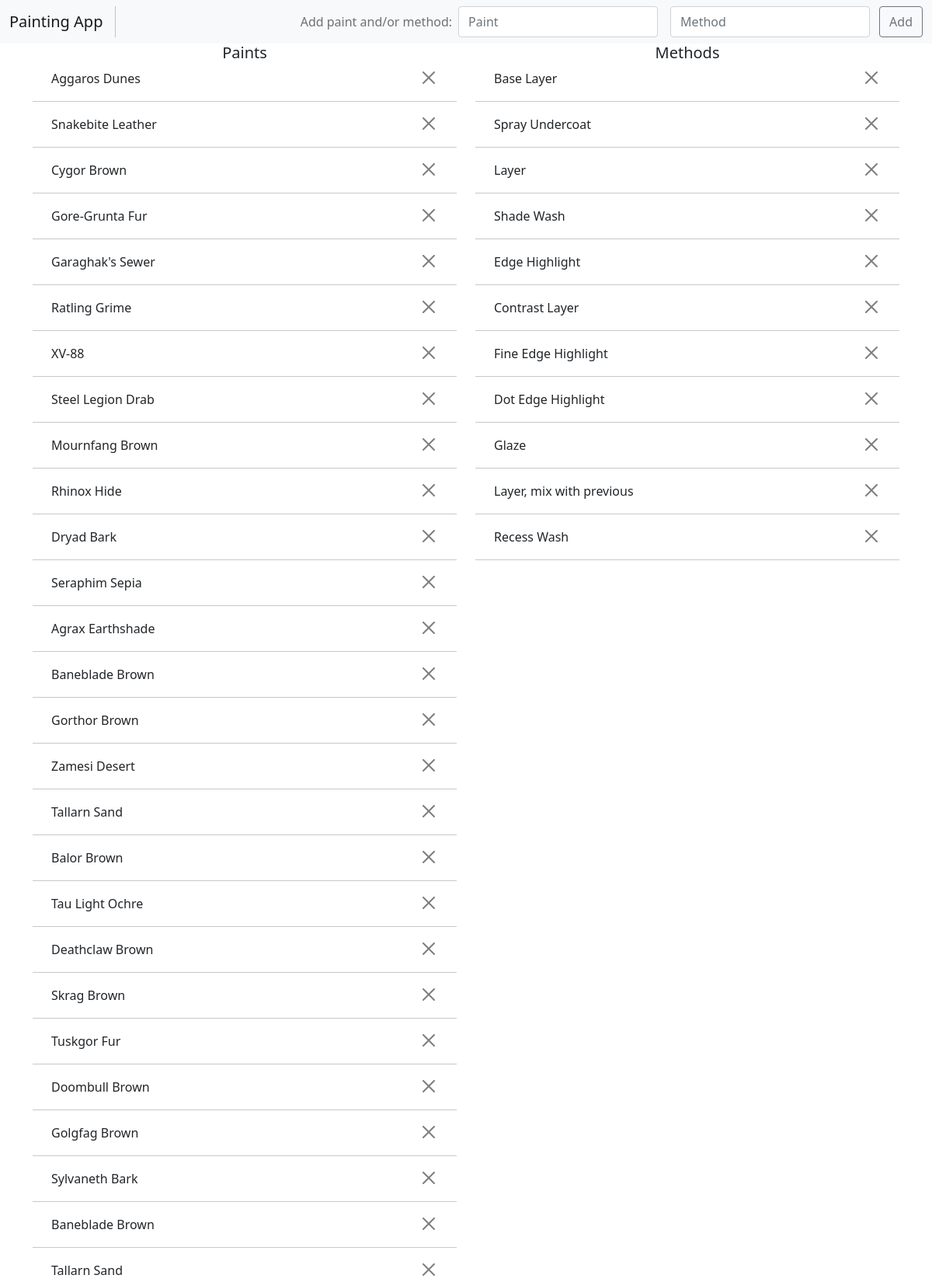
/manage (upper part), run on the app's committed database.
### website/models.py (models this page shows)
class Paints(db.Model):
    id = db.Column(db.Integer, primary_key=True)
    paint_name = db.Column(db.String(50), nullable=False)
    type = db.Column(db.String(50))
    color = db.Column(db.String(50))

class Methods(db.Model):
    id = db.Column(db.Integer, primary_key=True)
    method_name = db.Column(db.String(50), nullable=False)

### website/views.py (the view, shortened to what this page needs)
@views.route('/manage', methods=['GET', 'POST'])
def manage():
    paints = Paints.query.all()
    methods = Methods.query.all()
    return render_template('manage.html', paints=paints, methods=methods)

### website/templates/manage.html (shortened to what this page needs)
{% extends "base.html" %}
{% block navbar_content %}
<span class="d-flex navbar-text">
    Add paint and/or method:
</span>
<form class="d-flex justify-content-end" method="POST" autocomplete="off">
    <input class="form-control mx-2" name="paint" placeholder="Paint" aria_label="Paint">
    <input class="form-control mx-2" name="method" placeholder="Method" aria_label="Method">
    <button class="btn btn-outline-secondary ms-1" type="submit">Add</button>
</form>
{% endblock %}
{% block main_content %}
    <div class="row">
        <div class="col-6">
            <h5 class="text-center"> Paints </h5>
            {% for paint in paints %}
            <div class="container-fluid d-flex align-items-center mt-1 rounded-3">
                <div class="flex-fill justify-content-start">
                    {{paint.paint_name}}
                </div>
                <div class="d-flex align-items-center">
                    <form method="POST" action="{{url_for('views.delete_paint', paint_id=paint.id)}}">
                        <button class="btn-close btn-outline-danger " type="submit"></button>
                    </form>
                </div>
            </div>
            <hr>
            {%endfor%}
        </div>
        <div class="col-6">
            <h5 class="text-center"> Methods </h5>
            {% for method in methods %}
                <div class="container-fluid d-flex align-items-center mt-1 rounded-3">
                    <div class="flex-fill justify-content-start">
                    {{method.method_name}}
                    </div>
                    <div class="d-flex align-items-center">
                    <form method="POST" action="{{url_for('views.delete_method', method_id=method.id)}}">
                        <button class="btn-close btn-outline-danger " type="submit"></button>
                    </form>
                </div>
            </div>
            <hr>
            {%endfor%}
        </div>
    </div>
{% endblock %}

### data on the page
Paints: paint_name "Aggaros Dunes"
Paints: paint_name "Snakebite Leather"
Paints: paint_name "Cygor Brown"
Paints: paint_name "Gore-Grunta Fur"
Paints: paint_name "Garaghak's Sewer"
Paints: paint_name "Ratling Grime"
Paints: paint_name "XV-88"
Paints: paint_name "Steel Legion Drab"
Paints: paint_name "Mournfang Brown"
Paints: paint_name "Rhinox Hide"
Paints: paint_name "Dryad Bark"
Paints: paint_name "Seraphim Sepia"
Paints: paint_name "Agrax Earthshade"
Paints: paint_name "Baneblade Brown"
Paints: paint_name "Gorthor Brown"
Paints: paint_name "Zamesi Desert"
Paints: paint_name "Tallarn Sand"
Paints: paint_name "Balor Brown"
Paints: paint_name "Tau Light Ochre"
Paints: paint_name "Deathclaw Brown"
Paints: paint_name "Skrag Brown"
Paints: paint_name "Tuskgor Fur"
Paints: paint_name "Doombull Brown"
Paints: paint_name "Golgfag Brown"
Paints: paint_name "Sylvaneth Bark"
Paints: paint_name "Baneblade Brown"
Paints: paint_name "Tallarn Sand"
Methods: method_name "Base Layer"
Methods: method_name "Spray Undercoat"
Methods: method_name "Layer"
Methods: method_name "Shade Wash"
Methods: method_name "Edge Highlight"
Methods: method_name "Contrast Layer"
Methods: method_name "Fine Edge Highlight"
Methods: method_name "Dot Edge Highlight"
Methods: method_name "Glaze"
Methods: method_name "Layer, mix with previous"
Methods: method_name "Recess Wash"
